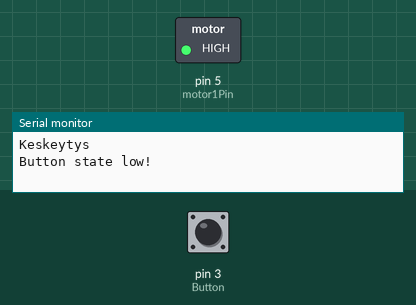
This sketch was run on a simulated Arduino Uno, built with avr-gcc and run on an emulated ATmega328P. Shown: switched loads named in the sketch (green lamp = pin HIGH), the last lines printed to the serial monitor. Inputs (shaded band) come from the test bench; at power-on: pin 3 (Button) HIGH.

Above: at 1.2 s.
1.3 s: pin 3 (Button) pulled LOW for 0.15 s
At 2.4 s:
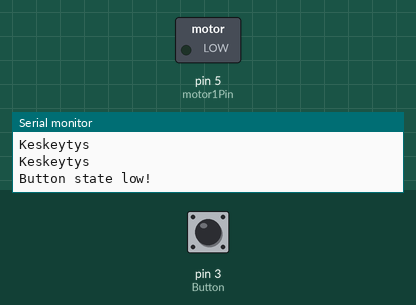
2.9 s: pin 3 (Button) pulled LOW for 1 s
At 4.9 s:
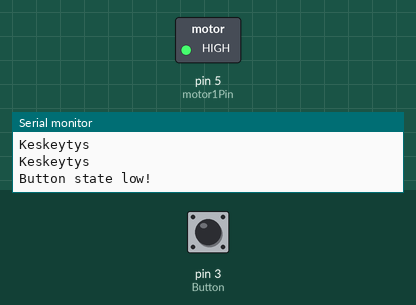
5.4 s: pin 3 (Button) pulled LOW for 3.2 s
At 9.7 s:
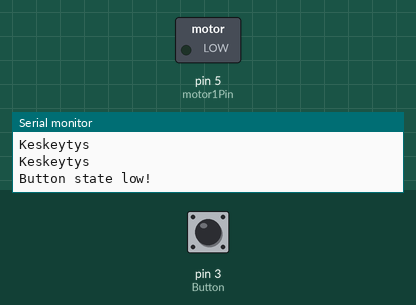
Timing chart, 0 to 11.2 s (numbered marks = the images above; inputs shaded):
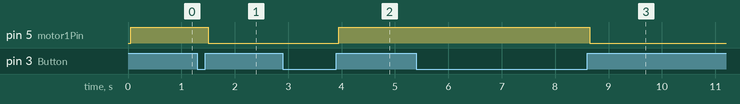

Measured:
- after the input at 1.3 s, pin 5 (motor1Pin): HIGH → LOW after 0.20 s
- after the input at 2.9 s, pin 5 (motor1Pin): LOW → HIGH after 1.1 s
- after the input at 5.4 s, pin 5 (motor1Pin): HIGH → LOW after 3.3 s

The sketch:

harjojen_pyoritys.ino
```cpp
#include <stdio.h>
#include <stdlib.h>

const int motor1Pin = 5; //motorpin, duh
const int Button = 3; //Arduino pin connected to button's pin

int motorState = LOW; //current state of motor
int lastButtonState; //previous state of motor
int currentButtonState; //current state of button

unsigned long lastDebounceTime = 0; //the last time the output pin was toggled
unsigned long debounceDelay = 50; //the debounce time; increase if the output flickers

void setup()
{
  Serial.begin(57600); //initialize serial
  pinMode(motor1Pin, OUTPUT); //output
  pinMode(Button, INPUT_PULLUP); //intput w internal pullup resistor
  digitalWrite(motor1Pin, motorState);
}

void loop() {

  //analogWrite(motor1Pin, motorSpeed);
  //read the state of the switch into a local variable
  int reading = digitalRead(Button);

  //check to see if you just pressed the button
  //(i.e. the input went from LOW to HIGH), and you've waited long enough
  //since the last press to ignore any noise

  //if the switch changed, due to noise or pressing:
  if (reading != lastButtonState) {
    //reset the debouncing timer
    lastDebounceTime = millis();
    Serial.println("Keskeytys");
  }

  if ((millis() - lastDebounceTime) > debounceDelay) {
    //whatever the reading is at, it's been there for longer than the debounce
    //delay, so take it as the actual current state:

    //if the button state has changed:
    if (reading != currentButtonState) {
      currentButtonState = reading;
      // only toggle the motor if the new button state is high
      if (currentButtonState == HIGH) {
        Serial.println("Button state low!");
        motorState = !motorState;
      }
    }
  }
  //set the motor:
  digitalWrite(motor1Pin, motorState);
  //save the reading; next time through the loop, it'll be the lastButtonState
  lastButtonState = reading;
}
```
